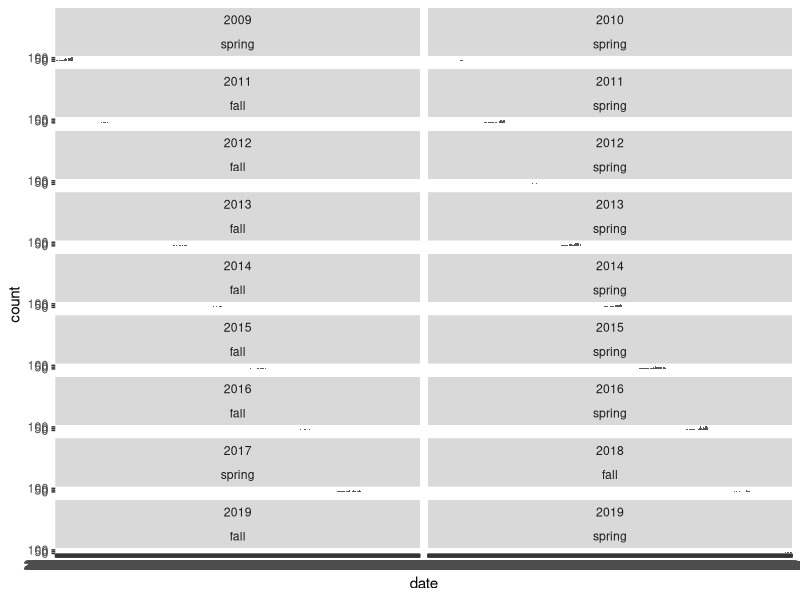

This chart was generated by the following R code:
## ---- chunk 1
knitr::opts_chunk$set(echo = TRUE)

library(tidyverse)
## ---- chunk 2
trap <- read.csv("./data/degu_capture.csv") 

str(trap)
  
## ---- chunk 3
levels(as.factor(trap$breeding_status_2))
levels(as.factor(trap$notes))
## ---- chunk 4

fieldseason <- trap %>%
  group_by(season, year) %>%
  summarize(start = min(date), end= max(date)) #, range=range(date)


## ---- chunk 5
pupemerge <- trap %>%
  filter(notes=="pup") %>%
  arrange(julian_date) %>%
  group_by(year) %>%
  slice(1, n()) %>%
  ungroup
  
## ---- chunk 6

trapdist <- ggplot(trap, aes(date)) +
  geom_histogram(stat = "count") +
  facet_wrap(~year*season, 
             nrow = 10, ncol = 2)

trapdist
## ---- chunk 7
plot_s11 <- trap %>%
  filter(year==2011, season=="spring") %>%
  ggplot( aes(date)) +
  geom_histogram(stat = "count")+
  scale_x_date(date_breaks = "1 month", date_labels = "%y-%j") 

